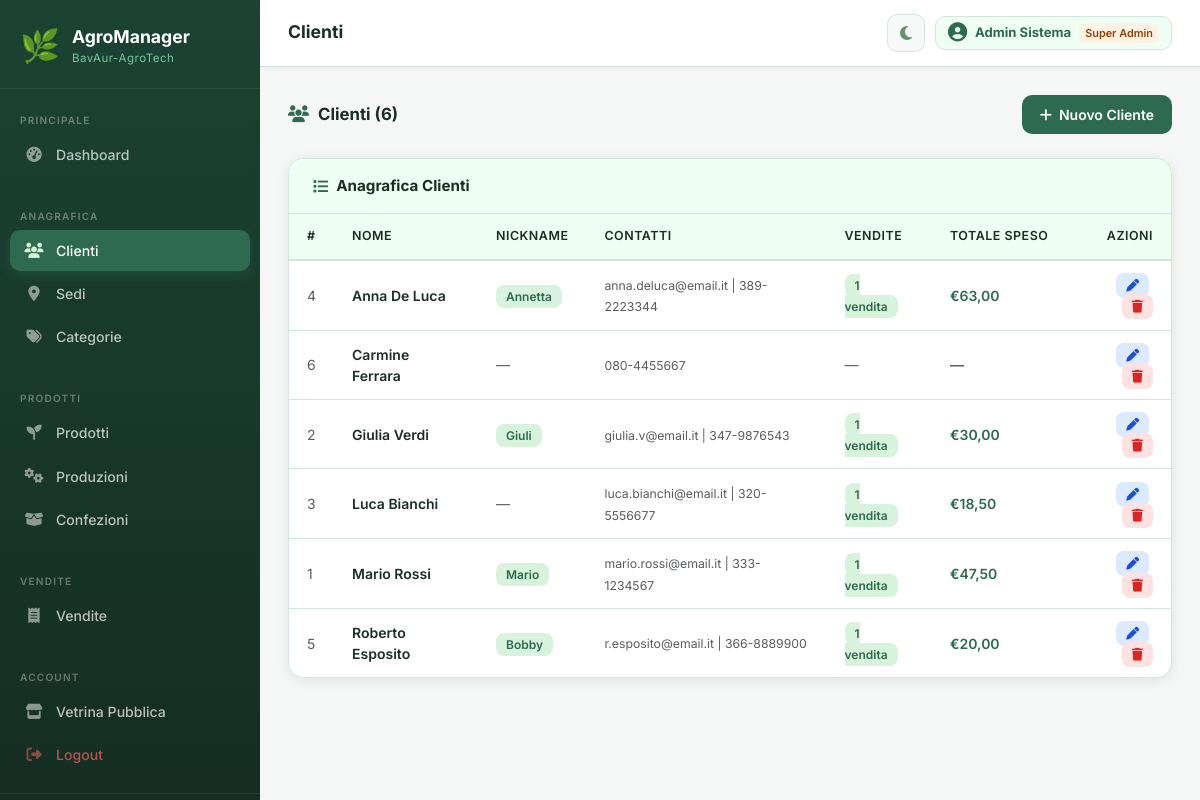
Screenshot of /root/src/clienti.php (signed in) with the database file from the repository.
### tables this page shows
CREATE TABLE CLIENTE (
    idCliente INT AUTO_INCREMENT PRIMARY KEY,
    nome      VARCHAR(150) NOT NULL,
    nickname  VARCHAR(80),
    contatti  TEXT,
    idUtente  INT DEFAULT NULL UNIQUE COMMENT 'FK verso UTENTE: null per clienti walk-in',
    FOREIGN KEY (idUtente) REFERENCES UTENTE(idUtente) ON DELETE SET NULL
);

### root/src/config/db.php (called while the page is built, shortened)
<?php
function h(mixed $v): string {
    return htmlspecialchars((string)($v ?? ''), ENT_QUOTES, 'UTF-8');
}

### root/src/clienti.php (the view, shortened to what this page needs)
<?php
require_once 'includes/auth.php';
$action = $_GET['action'] ?? 'list';
$clienti = $pdo->query("
    SELECT c.*, COUNT(v.idVendita) AS nVendite, COALESCE(SUM(v.totalePagato),0) AS totSpeso
    FROM CLIENTE c LEFT JOIN VENDITA v ON v.idCliente=c.idCliente
    GROUP BY c.idCliente ORDER BY c.nome
")->fetchAll();
require_once 'includes/header.php';
?>
<?php if ($action==='list'): ?>
<div class="page-header">
  <h5 class="page-header-title"><i class="fa-solid fa-users"></i> Clienti (<?= count($clienti) ?>)</h5>
  <a href="?action=create" class="btn-ag"><i class="fa-solid fa-plus"></i> Nuovo Cliente</a>
</div>
<div class="ag-card">
  <div class="ag-card-header"><h6 class="ag-card-title"><i class="fa-solid fa-list"></i> Anagrafica Clienti</h6></div>
  <div class="table-responsive">
    <?php if(empty($clienti)): ?>
      <div class="empty-state"><i class="fa-solid fa-users"></i><p>Nessun cliente.<br><a href="?action=create">Aggiungi il primo</a></p></div>
    <?php else: ?>
    <table class="ag-table table mb-0">
      <thead><tr><th>#</th><th>Nome</th><th>Nickname</th><th>Contatti</th><th>Vendite</th><th>Totale Speso</th><th class="text-end">Azioni</th></tr></thead>
      <tbody>
      <?php foreach($clienti as $c): ?>
      <tr>
        <td class="text-muted"><?= $c['idCliente'] ?></td>
        <td class="fw-semibold"><?= h($c['nome']) ?></td>
        <td><?= $c['nickname']?'<span class="badge-ok">'.h($c['nickname']).'</span>':'<span class="text-muted">—</span>' ?></td>
        <td><small class="text-muted" style="white-space:pre-line"><?= h($c['contatti']??'—') ?></small></td>
        <td><?= $c['nVendite']>0?"<a href='vendite.php?cliente={$c['idCliente']}' class='badge-ok text-decoration-none'>{$c['nVendite']} vendita".($c['nVendite']!=1?'e':'')."</a>":'<span class="text-muted">—</span>' ?></td>
        <td class="fw-semibold" style="color:var(--ag-primary)"><?= $c['totSpeso']>0?'€'.number_format($c['totSpeso'],2,',','.'):'<span class="text-muted">—</span>' ?></td>
        <td class="text-end">
          <a href="?action=edit&id=<?= $c['idCliente'] ?>" class="btn-edit-sm me-1"><i class="fa-solid fa-pen"></i></a>
          <a href="?action=delete&id=<?= $c['idCliente'] ?>" class="btn-danger-sm" onclick="return confirm('Eliminare «<?= h($c['nome']) ?>»?')"><i class="fa-solid fa-trash"></i></a>
        </td>
      </tr>
      <?php endforeach; ?>
      </tbody>
    </table>
    <?php endif; ?>
  </div>
</div>
<?php endif; ?>
<?php require_once 'includes/footer.php'; ?>

### root/src/assets/css/style.css (style rules this page uses)
:root { --ag-dark: #1B4332; --ag-primary: #2D6A4F; --ag-medium: #40916C; --ag-light: #74C69D; --ag-pale: #D8F3DC; --ag-very-pale: #F0FFF4; --ag-bg: #F4F7F5; --ag-surface: #FFFFFF; --ag-surface2: #F8FAF9; --ag-text: #1A2E25; --ag-text-muted: #6B8F71; --ag-border: #D1E7DD; --ag-shadow: 0 2px 12px rgba(27,67,50,.10); --ag-shadow-lg: 0 8px 30px rgba(27,67,50,.15); --ag-sidebar-bg: linear-gradient(180deg,#1B4332 0%,#152d23 100%); --ag-nav-active: #2D6A4F; --ag-input-bg: #FFFFFF; --ag-warning-text:#b45309; --sidebar-w: 260px; }
*, *::before, *::after { box-sizing: border-box; margin: 0; padding: 0; }
html { transition: background-color .3s, color .3s; }
body { font-family: 'Inter', system-ui, sans-serif; background: var(--ag-bg); color: var(--ag-text); min-height: 100vh; transition: background-color .3s, color .3s; }
a { color: var(--ag-primary); text-decoration: none; }
.ag-card { background: var(--ag-surface); border: 1px solid var(--ag-border); border-radius: 16px; box-shadow: var(--ag-shadow); overflow: hidden; transition: background .3s, border-color .3s; }
.ag-card-header { display: flex; align-items: center; justify-content: space-between; padding: 18px 24px; border-bottom: 1px solid var(--ag-border); background: var(--ag-very-pale); transition: background .3s, border-color .3s; }
.ag-card-title { font-size: .95rem; font-weight: 700; color: var(--ag-text); display: flex; align-items: center; gap: 8px; margin: 0; }
.ag-card-title i { color: var(--ag-primary); }
.ag-table { width: 100%; margin: 0; font-size: .875rem; }
.ag-table thead th { background: var(--ag-very-pale); color: var(--ag-text); font-weight: 600; font-size: .78rem; text-transform: uppercase; letter-spacing: .5px; padding: 13px 18px; border-bottom: 2px solid var(--ag-border); white-space: nowrap; }
.ag-table tbody td { padding: 13px 18px; border-bottom: 1px solid var(--ag-border); vertical-align: middle; color: var(--ag-text); }
.ag-table tbody tr:last-child td { border-bottom: none; }
.badge-ok { background: var(--ag-pale); color: var(--ag-primary); font-weight: 600; border-radius: 8px; padding: 4px 10px; font-size: .75rem; }
.btn-ag { background: var(--ag-primary); color: #fff; border: none; border-radius: 10px; padding: 9px 18px; font-weight: 600; font-size: .875rem; transition: all .2s; display: inline-flex; align-items: center; gap: 7px; cursor: pointer; }
.btn-danger-sm { background: #fee2e2; border: none; color: #dc2626; border-radius: 8px; padding: 5px 10px; font-size: .8rem; transition: all .2s; cursor: pointer; }
.btn-edit-sm { background: #dbeafe; border: none; color: #1d4ed8; border-radius: 8px; padding: 5px 10px; font-size: .8rem; transition: all .2s; cursor: pointer; }
.page-header { display: flex; align-items: center; justify-content: space-between; margin-bottom: 24px; flex-wrap: wrap; gap: 12px; }
.page-header-title { font-size: 1.05rem; font-weight: 700; color: var(--ag-text); display: flex; align-items: center; gap: 9px; margin: 0; }
.page-header-title i { color: var(--ag-primary); }

### rows the page displays
cliente: idCliente "4", nome "Anna De Luca", nickname "Annetta", contatti "anna.deluca@email.it | 389-2223344", nVendite "1", totSpeso "63,00"
cliente: idCliente "6", nome "Carmine Ferrara", contatti "080-4455667"
cliente: idCliente "2", nome "Giulia Verdi", nickname "Giuli", contatti "giulia.v@email.it | 347-9876543", nVendite "1", totSpeso "30,00"
cliente: idCliente "3", nome "Luca Bianchi", contatti "luca.bianchi@email.it | 320-5556677", nVendite "1", totSpeso "18,50"
cliente: idCliente "1", nome "Mario Rossi", nickname "Mario", contatti "mario.rossi@email.it | 333-1234567", nVendite "1", totSpeso "47,50"
cliente: idCliente "5", nome "Roberto Esposito", nickname "Bobby", contatti "r.esposito@email.it | 366-8889900", nVendite "1", totSpeso "20,00"

### other values shown
$pageTitle "Clienti"
$user['nome'] "Admin Sistema"
count($clienti) "6"
